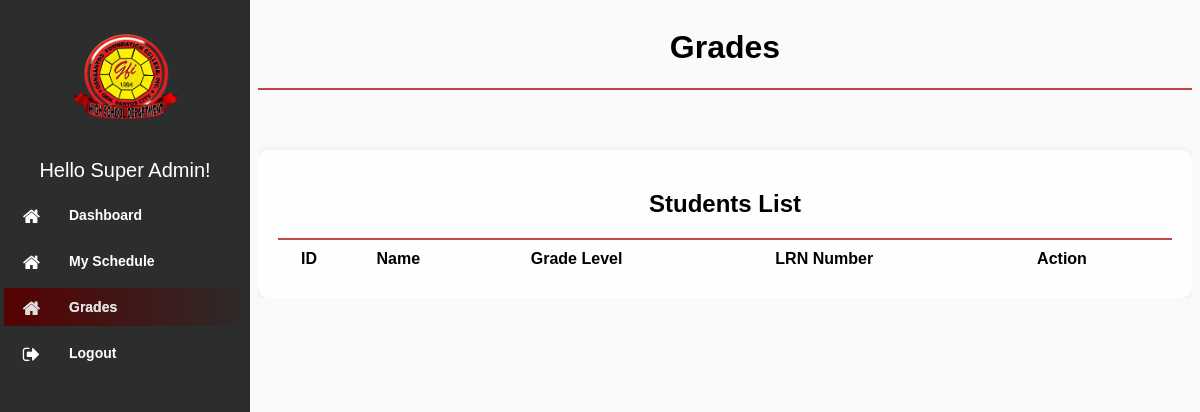
/modules_teacher/grade/index.php (signed in), run on an earlier commit of the app's database.
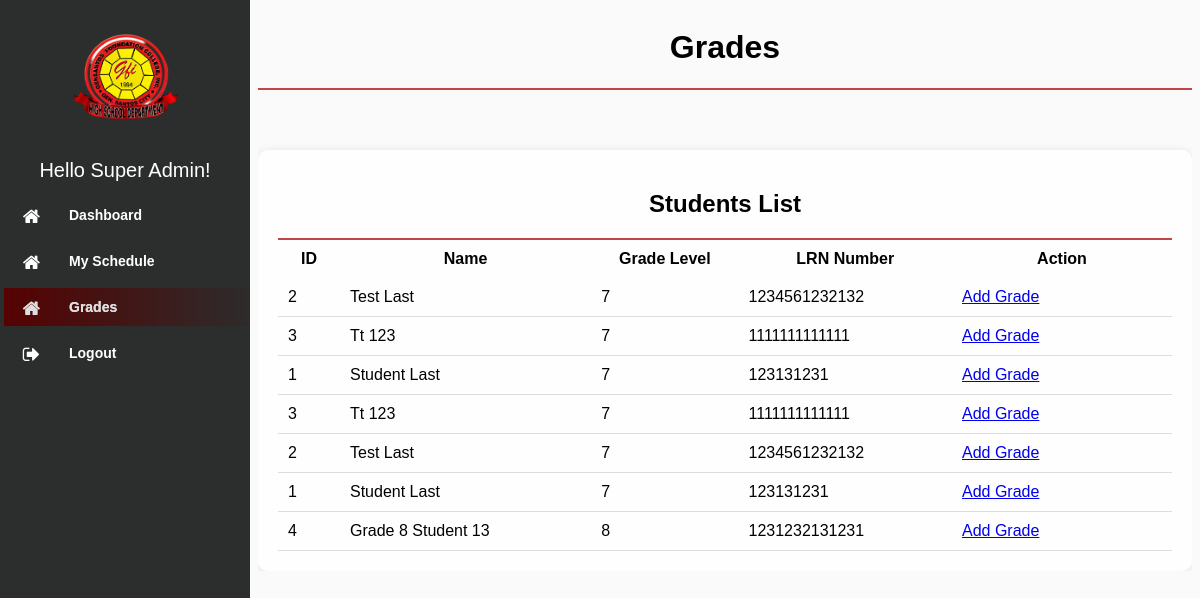
And on a later commit of the database.
### tables this page shows
CREATE TABLE `student` (
  `id` int(11) NOT NULL,
  `first_name` varchar(100) NOT NULL,
  `middle_name` varchar(100) DEFAULT NULL,
  `last_name` varchar(100) NOT NULL,
  `suffix` varchar(20) DEFAULT NULL,
  `gender` enum('Male','Female') NOT NULL,
  `age` int(11) NOT NULL,
  `address` varchar(255) NOT NULL,
  `contact_number` varchar(20) NOT NULL,
  `birthdate` date NOT NULL,
  `birthplace` varchar(255) NOT NULL,
  `nationality` varchar(100) NOT NULL,
  `religion` varchar(100) NOT NULL,
  `father_name` varchar(100) DEFAULT NULL,
  `father_occupation` varchar(100) DEFAULT NULL,
  `father_contact` varchar(20) DEFAULT NULL,
  `mother_name` varchar(100) DEFAULT NULL,
  `mother_occupation` varchar(100) DEFAULT NULL,
  `mother_contact` varchar(20) DEFAULT NULL,
  `guardian_name` varchar(100) DEFAULT NULL,
  `guardian_contact` varchar(20) DEFAULT NULL,
  `elementary_name` varchar(255) DEFAULT NULL,
  `elementary_address` varchar(255) DEFAULT NULL,
  `elementary_year` varchar(4) DEFAULT NULL,
  `email` varchar(255) NOT NULL,
  `grade_level` varchar(50) NOT NULL,
  `lrn_number` varchar(50) NOT NULL,
  `section` varchar(100) NOT NULL,
  `grade7_section` varchar(100) DEFAULT NULL,
  `grade8_section` varchar(100) DEFAULT NULL,
  `grade9_section` varchar(100) DEFAULT NULL,
  `grade10_section` varchar(100) DEFAULT NULL,
  `username` varchar(255) NOT NULL,
  `password` varchar(255) NOT NULL,
  `del_status` varchar(100) NOT NULL
);

### modules_teacher/grade/index.php (the view, shortened to what this page needs)
<!DOCTYPE html>
<html lang="en">
<?php
$page = 'Grades';
?>
<head>
    <link rel="stylesheet" type="text/css" href="../../assets/css/font-awesome-4.7.0/css/menu.css">
    <link rel="stylesheet" type="text/css" href="../../assets/css/font-awesome-4.7.0/css/style.css">
    <link rel="stylesheet" type="text/css" href="../../assets/css/font-awesome-4.7.0/css/font-awesome.min.css"
        rel="stylesheet">
    <link rel="stylesheet" href="../../assets/css/jquery.dataTables.min.css">
</head>
<body>
<?php include "../../navbar_teacher.php";
include "../../db_conn.php";
?>
<div class="content">
            <div class="header">
                <h1><?php if ($page) {echo $page;} ?></h1>
            </div>
    <div class="table_wrap">
        <div class="header">
            <h2>Students List</h2>
        </div>
        <table id="example" class="data list">
            <thead>
                <tr>
                    <th style="width: 60px;">ID</th>
                    <th>Name</th>
                    <th>Grade Level</th>
                    <th>LRN Number</th>
                    <th style="width: 200px;">Action</th>
                </tr>
            </thead>
            <tbody>
                <?php
                $query = mysqli_query($conn, "SELECT s.id, s.first_name, s.last_name, s.grade_level, s.lrn_number FROM student s INNER JOIN section_student ss ON s.id = ss.student INNER JOIN section_subject sub ON ss.section = sub.section WHERE sub.teacher = '$teacher_id' ORDER BY s.grade_level ASC");
                while ($row = mysqli_fetch_array($query)) {
                    $full_name = $row['first_name'] . " " . $row['last_name'];
                    ?>
                    <tr>
                        <td><?php echo $row['id']; ?></td>
                        <td><?php echo htmlspecialchars($full_name); ?></td>
                        <td><?php echo htmlspecialchars($row['grade_level']); ?></td>
                        <td><?php echo htmlspecialchars($row['lrn_number']); ?></td>
                        <td>
                            <a class="view" href="add_grade.php?student_id=<?php echo $row['id']; ?>">Add Grade</a>
                        </td>
                    </tr>
                    <?php
                }
                ?>
            </tbody>
        </table>
    </div>
</div>
</body>
</html>

### navbar_teacher.php (shortened to what this page needs)
<?php
$name = $_SESSION['name'];
$teacher_id = $_SESSION['id'];
?>
<div class="container">
        <div class="sidebar">
            <nav class="main-menu">
                <div>
                    <img src="../../assets/img/logo.png" alt="Logo" class="logo">
                </div>
                <div class="user">Hello <?php echo $name; ?>! </div>
                <div class="scrollbar" id="style-1">
                    <ul>
                        <li class="darkerlishadow <?php if ($page == 'Dashboard') {echo 'active';} ?>">
                            <a href="../Dashboard">
                                <i class="fa fa-home fa-lg"></i>
                                <span class="nav-text">Dashboard</span>
                            </a>
                        </li>
                    </ul>
                    <ul>
                        <li class="darkerlishadow <?php if ($page == 'Schedule') {echo 'active';} ?>">
                            <a href="../schedule">
                                <i class="fa fa-home fa-lg"></i>
                                <span class="nav-text">My Schedule</span>
                            </a>
                        </li>
                    </ul>
                    <ul>
                        <li class="darkerlishadow <?php if ($page == 'Grades') {echo 'active';} ?>">
                            <a href="../grade">
                                <i class="fa fa-home fa-lg"></i>
                                <span class="nav-text">Grades</span>
                            </a>
                        </li>
                    </ul>
                    <ul class="logout">
                    <li>
                            <a id="deleteButton">
                                <i class="fa fa-sign-out fa-lg"></i>
                                <span class="nav-text">
                                    Logout
                                </span>
                            </a>
                        </li>
                    </ul>
            </nav>
        </div>
    </div>

What changed in the data, as far as the page shows it:
added student: id "2", full_name "Test Last", grade_level "7", lrn_number "1234561232132"
added student: id "3", full_name "Tt 123", grade_level "7", lrn_number "1111111111111"
now on this page (row edited): student: id "1", full_name "Student Last", grade_level "7", lrn_number "123131231"
added student: id "4", full_name "Grade 8 Student 13", grade_level "8", lrn_number "1231232131231"
